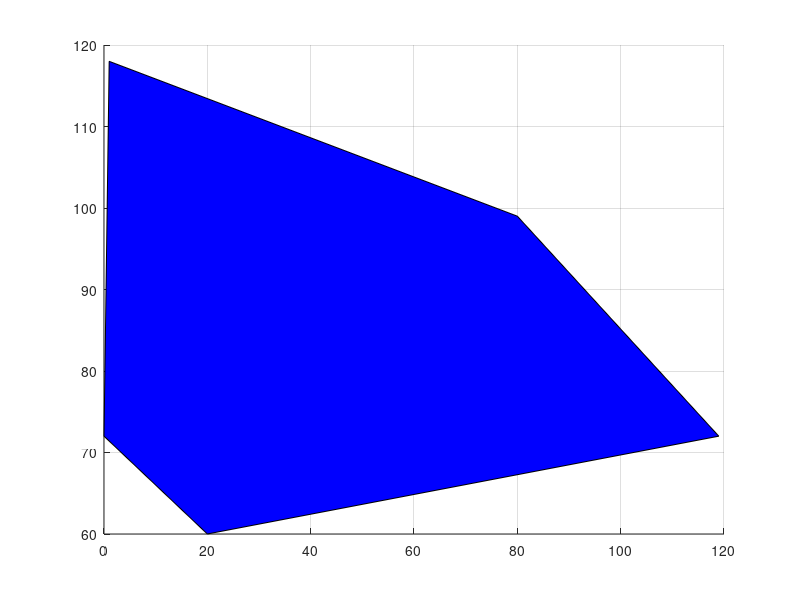

This figure's MATLAB source: (Note: this script raises an error after producing the figure.)
function Display700
X = [92,14,119,1,0,33,80,80,23,20,62,119,41,91,58,110,29,37,79,25,99,119,110,0,0,78,6,6,101,103,57,61,25,81,90,7,67,43,60,70,27,38,102,27,38,26,27,38,77,38,101,38,101,38,78,77,27,101,38,77,69,65,76,27,70,80,27,58,20,38]
Y = [83,91,72,118,72,110,99,99,72,60,89,116,72,114,118,94,50,89,103,54,0,12,32,0,39,0,20,20,13,17,12,44,21,25,54,20,26,31,29,66,49,47,15,49,47,50,49,47,3,47,14,47,13,47,1,3,49,14,47,3,67,66,71,50,68,99,51,66,60,47]
c=zeros(70, 3)
for j=1:10,
    c(j, 1) = 0;
    c(j, 2) = 0;
    c(j, 3) = 1;
end
for j=11:20,
   c(j, 1) = 1;
  c(j, 2) = 0;
    c(j, 3) = 0;
end
for j=21:30,
    c(j, 1) = 0;
    c(j, 2) = 1;
    c(j, 3) = 0;
end
for j=31:40,
    c(j, 1) = 0;
    c(j, 2) = 0;
    c(j, 3) = 0;
end
for j=41:70,
    c(j, 1) = 1;
    c(j, 2) = 0;
    c(j, 3) = 1;
end
pointX0 = [20.0,119.0,80.0,1.0,0.0]
pointY0 = [60.0,72.0,99.0,118.0,72.0]
pointX1 = [29.0,110.0,119.0,58.0,37.0,25.0]
pointY1 = [50.0,94.0,116.0,118.0,89.0,54.0]
pointX2 = [0.0,99.0,119.0,110.0,0.0]
pointY2 = [0.0,0.0,12.0,32.0,39.0]
pointX3 = [57.0,81.0,90.0,70.0,7.0]
pointY3 = [12.0,25.0,54.0,66.0,20.0]
figure
grid on
hold on
fill( pointX0, pointY0, 'b')
alpha(0.3)
hold on
fill(pointX1, pointY1, 'r')
alpha(0.3)
hold on
fill(pointX2, pointY2, 'g')
alpha(0.3)
hold on
fill(pointX3, pointY3, 'black')
alpha(0.3)
h = scatter(X,Y, 70, c);
end
